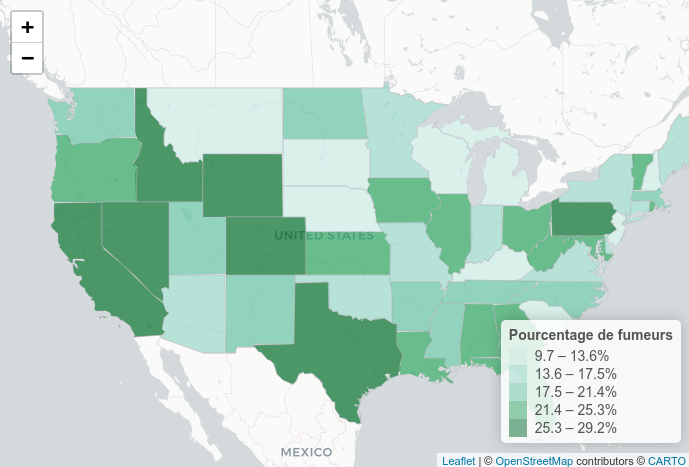

R code for this plot:
library(leaflet)
library(dplyr)
library(sf)
library(rnaturalearth)
library(rnaturalearthdata)

states <- ne_states(country = "United States of America", returnclass = "sf")

set.seed(123)  # Pour la reproductibilité
states$fumeurs <- runif(nrow(states), min = 9.7, max = 29.2) %>% round(1)

pal <- colorBin(palette = c("#ccece6", "#99d8c9", "#66c2a4", "#2ca25f", "#006d2c"), 
                domain = states$fumeurs, bins = c(9.7, 13.6, 17.5, 21.4, 25.3, 29.2))

# Créer la carte avec Leaflet
leaflet(data = states) %>%
  addProviderTiles(providers$CartoDB.Positron) %>%
  setView(lng = -98.5795, lat = 39.8283, zoom = 4) %>%  # Vue centrée sur les USA
  addPolygons(fillColor = ~pal(fumeurs),
              fillOpacity = 0.7,
              color = "#BDBDC3",
              weight = 1,
              popup = ~paste(name, ":", fumeurs, "% de fumeurs"),
              label = ~paste(round(fumeurs, 1), "%"),  # Afficher les pourcentages sur la carte
              labelOptions = labelOptions(style = list("font-weight" = "normal", color = "#FFFFFF"),
                                          textOnly = TRUE)) %>%
  addLegend("bottomright", pal = pal, values = ~fumeurs,
            title = "Pourcentage de fumeurs",
            labFormat = labelFormat(suffix = "%"))
